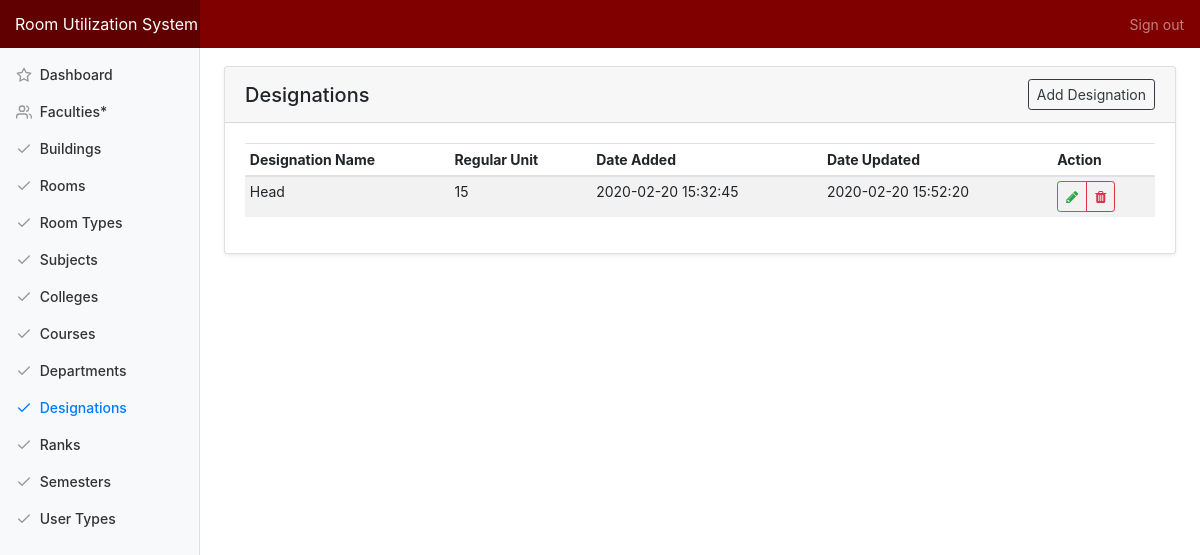
The app's page /index.php/admin/designation, older data.
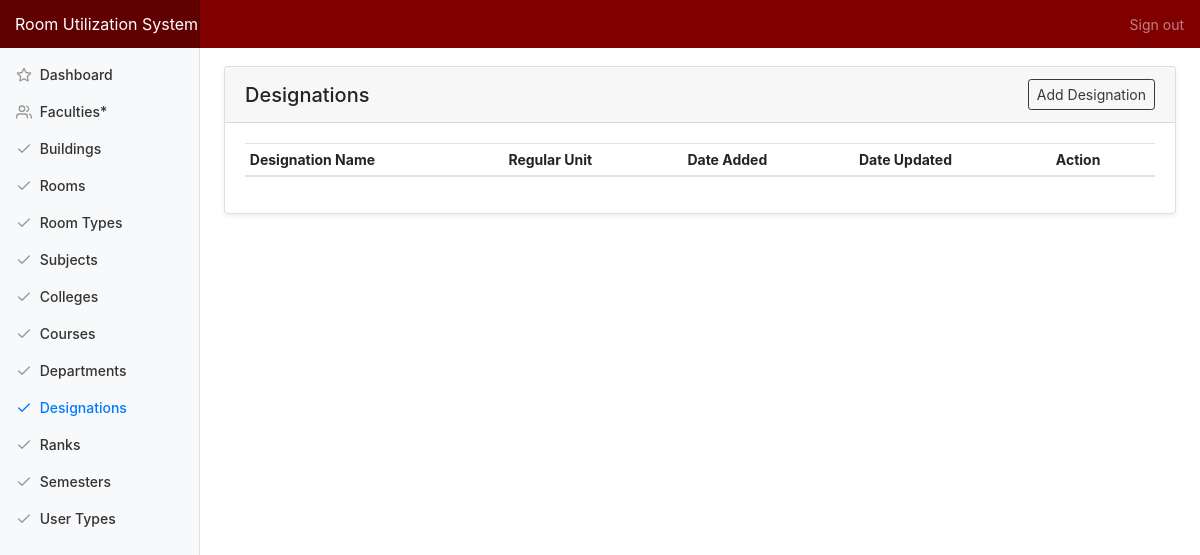
The same page, newer data.
### tables this page shows
CREATE TABLE `tbl_designation` (
  `designation_id` int(11) NOT NULL,
  `designation_name` varchar(150) NOT NULL,
  `regular_unit` int(11) NOT NULL,
  `designation_added` datetime NOT NULL DEFAULT CURRENT_TIMESTAMP,
  `designation_modified` datetime NOT NULL DEFAULT '0000-00-00 00:00:00' ON UPDATE CURRENT_TIMESTAMP
);

### application/controllers/Admin.php (called while the page is built, shortened)
<?php
class Admin extends CI_Controller {
	public function designation(){
		$data['title'] = "Designations";
		$data['designations'] = $this->main_model->getDesignations();
		$this->load->view('templates/header', $data);
		$this->load->view('admin/designation');
		$this->load->view('templates/footer');
	}
}

### index.php (called while the page is built, shortened)
<?php
require_once BASEPATH.'core/CodeIgniter.php';

### application/models/Main_model.php (called while the page is built, shortened)
<?php defined('BASEPATH') OR exit('No direct script access allowed');
Class Main_model extends CI_Model{
	public function getDesignations(){
		return $this->db->get('tbl_designation')->result_array();
	}
}

### application/views/admin/designation.php (the view, shortened to what this page needs)
<div class="container-fluid">
  <div class="row">
    <main role="main" class="col-md-9 ml-sm-auto col-lg-10 pt-4 px-4 mb-3">
      <div class="card shadow-sm">
			  <h5 class="card-header d-flex justify-content-between align-items-center">
          <?=$title?>
          <a href="#" class="btn btn-outline-dark btn-sm" data-toggle="modal" data-target="#modal_designation_add">Add Designation</a>
        </h5>
			  <div class="card-body">
          <table class="table table-striped table-hover table-sm">
            <thead>
              <tr>
                <th>Designation Name</th>
                <th>Regular Unit</th>
                <th>Date Added</th>
                <th>Date Updated</th>
                <th>Action</th>
              </tr>
            </thead>
            <tbody>
              <?php foreach ($designations as $row) {?>
              <tr>
                <td><?=$row['designation_name']?></td>
                <td><?=$row['regular_unit']?></td>
                <td><?=$row['designation_added']?></td>
                <td><?=$row['designation_modified']?></td>
                <td>
                  <div class="btn-group" role="group">
                    <a href="#" class="btn btn-sm btn-outline-success action-btn updateDesignation" id="<?=$row['designation_id']?>//<?=$row['designation_name']?>//<?=$row['regular_unit']?>" data-toggle="modal" data-target="#modal_designation_update" data-toggle="tooltip" data-placement="top" title="Update Designation">
                      <span class="fa fa-pencil"></span>
                    </a>
                    <a href="#" id="<?=base_url('admin/delete/designation/'.$row['designation_id'])?>" class="btn btn-sm btn-outline-danger action-btn delete" data-toggle="tooltip" data-placement="top" title="Delete Designation">
                      <span class="fa fa-trash"></span>
                    </a>
                  </div>
                </td>
              </tr>
              <?php } ?>
            </tbody>
          </table>
			  </div>
			</div>
   </main>
  </div>
</div>

Row changes from the older to the newer data that the page shows:
removed tbl_designation: designation_name "Head", regular_unit "15", designation_added "2020-02-20 15:32:45", designation_modified "2020-02-20 15:52:20"
